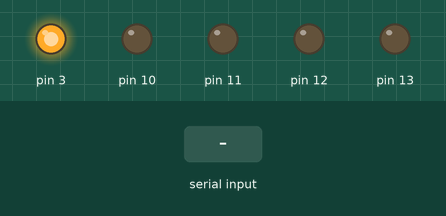
A sketch run on a simulated Arduino Uno, built with avr-gcc and run on an emulated ATmega328P. Parts: output pins drawn as LEDs (lit = HIGH). The inputs (shaded band) are chosen by the test bench.

Above: at 1.2 s.
1.3 s: "90,45,200\n" received over Serial
At 2.5 s:
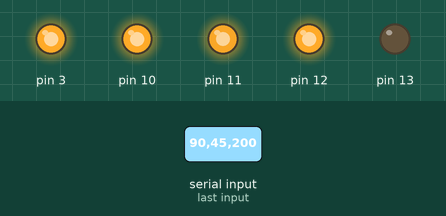
2.8 s: "30,150,10\n" received over Serial
At 3.9 s:
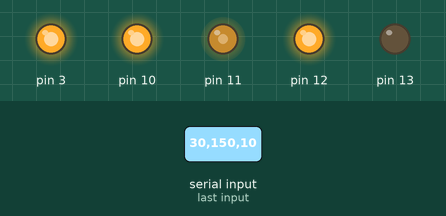
4.3 s: "1,90\n" received over Serial
At 5.0 s:
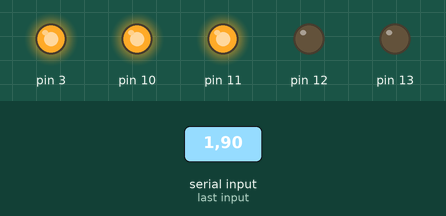
5.8 s: "90,45\n" received over Serial
At 6.1 s:
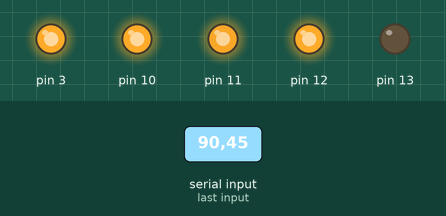
7.3 s: "30,150\n" received over Serial
At 8.5 s:
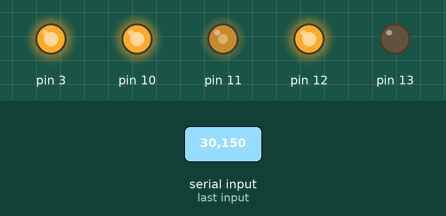
Timing chart, 0 to 9.8 s (numbered marks = the images above; inputs shaded):
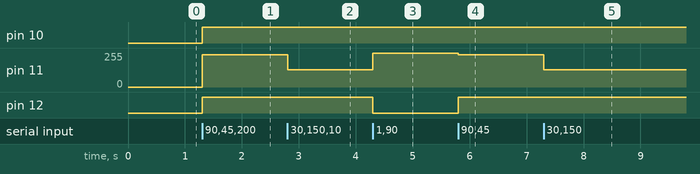

Measured:
- after the input at 1.3 s, pin 10, pin 12: LOW → HIGH at once; pin 11: 0/255 → 243/255 at once
- after the input at 2.8 s, pin 11: 243/255 → 128/255 at once
- after the input at 4.3 s, pin 11: 128/255 → 255/255 at once; pin 12: HIGH → LOW at once
- after the input at 5.8 s, pin 11: 255/255 → 243/255 at once; pin 12: LOW → HIGH at once
- after the input at 7.3 s, pin 11: 243/255 → 128/255 at once

The sketch:

4.4.ino
```cpp
String readString;

void setup()
{
 Serial.begin (115200);

 pinMode(13, OUTPUT);
 pinMode(12, OUTPUT);
 pinMode(11, OUTPUT);
 pinMode(10, OUTPUT);
 pinMode(3, OUTPUT);
 digitalWrite(3, HIGH);
}

void parseString(String s)
{
  int led1 = s.substring (0, 1).toInt();
  int led2 = s.substring (2, 3).toInt();
  int led3 = s.substring (4, 7).toInt();
  int led4 = s.substring (8, 11).toInt();
  int buz = s.substring (12, 13).toInt();

  digitalWrite (13, !led1);
  digitalWrite (12, !led2);
  analogWrite (11, (255-map(led3, 0, 100, 0, 255)));
  analogWrite (10, (255-led4));
  digitalWrite (3, !buz);
}

void receiveData()
{
  while (Serial.available())
  {
    char c = Serial.read();
    if (c == '\n')
    {
      parseString(readString);
      readString= "";
    }
    else
    {
      readString += c;
    }
  }
}

void loop()
{
  receiveData();
}
```
